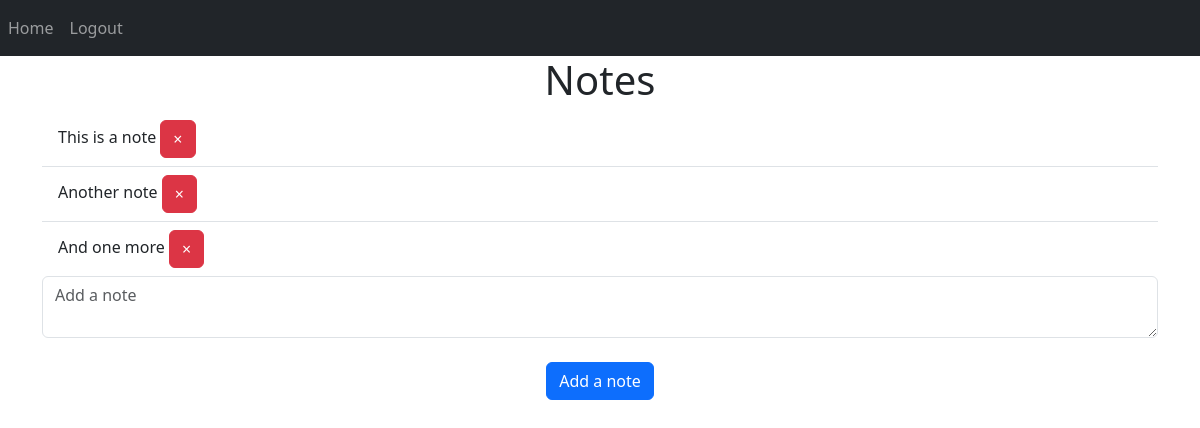
Page / (signed in) on the earlier database version.
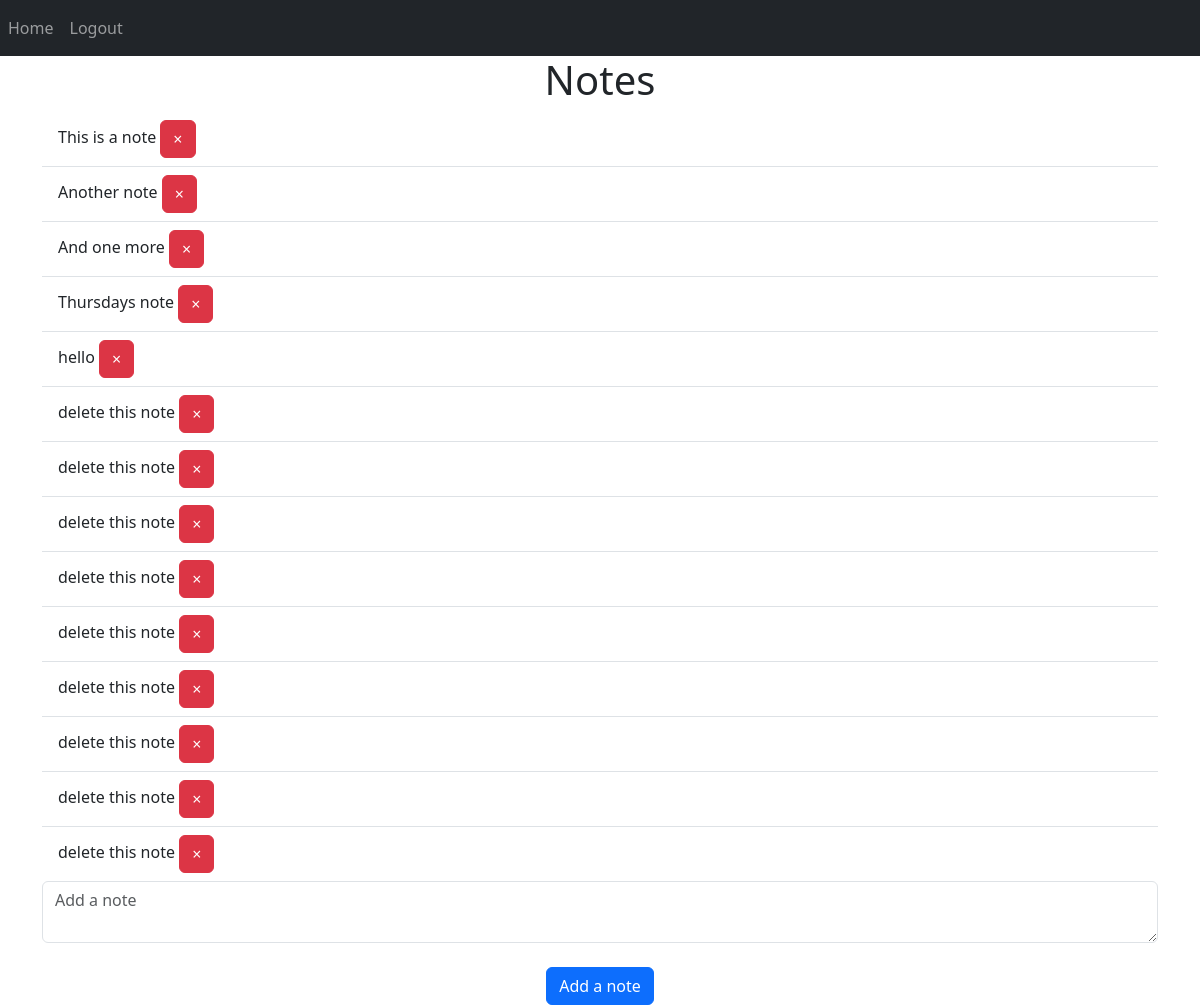
Same page on the later database version.
### website/models.py (models this page shows)
class Note(db.Model):
    id = db.Column(db.Integer, primary_key=True)
    data = db.Column(db.String(10000))
    date = db.Column(db.DateTime(timezone=True), default=func.now())
    user_id = db.Column(db.Integer, db.ForeignKey('user.id'))

### website/views.py (the view, shortened to what this page needs)
@views.route('/', methods=['GET', 'POST'])
@login_required
def index():
    return render_template('home.html', user=current_user)

### website/__init__.py (called while the page is built)
def create_app():
    app = Flask(__name__)
    app.config['SECRET_KEY'] = 'secret-key-123'
    app.config['SQLALCHEMY_DATABASE_URI'] = f'sqlite:///{DB_NAME}'
    db.init_app(app)  # Initialize the database with the Flask app.
    from .views import views
    from .auth import auth
    app.register_blueprint(views, url_prefix='/')
    app.register_blueprint(auth, url_prefix='/')
    from .models import User, Note
    with app.app_context():
        db.create_all()
    login_manager = LoginManager()
    login_manager.login_view = 'auth.login'
    login_manager.init_app(app)
    @login_manager.user_loader
    def load_user(id):
        return User.query.get(int(id))
    return app

### website/templates/home.html
{% extends "base.html" %} {% block title %}Home{% endblock %} {% block content
%}
<h1 align="center">Notes</h1>
<ul class="list-group list-group-flush" id="notes">
  {% for note in user.notes %}
  <li class="list-group-item">{{ note.data }}
    <button type="button" class="btn btn-danger" onclick="deleteNote({{ note.id }})">
      <span aria-hidden="true">&times;</span>
  </li>
  {% endfor %}
</ul>
<form method="POST">
  <textarea name="note" id="note" class="form-control" placeholder="Add a note"></textarea>
  <br />
  <div align="center">
    <button type="submit" class="btn btn-primary">Add a note</button>
  </div>
</form>
{% endblock %}

### website/templates/base.html (shortened to what this page needs)
<!DOCTYPE html>
<html lang="en">
  <head>
    <link
      href="https://cdn.jsdelivr.net/npm/bootstrap@5.3.1/dist/css/bootstrap.min.css"
      rel="stylesheet"
    />
    <link
      rel="stylesheet"
      href="https://stackpath.bootstrapcdn.com/font-awesome/4.7.0/css/font-awesome.min.css"
    />
  </head>
  <body>
    <nav class="navbar navbar-expand-lg navbar-dark bg-dark">
      <div class="collapse navbar-collapse" id="navbar">
        <div class="navbar-nav">
          {% if user.is_authenticated %}
          <a class="navbar-nav nav-link" id="home" href="/">Home</a>
          <a class="navbar-nav nav-link" id="logout" href="/logout">Logout</a>
          {% else %}
          <a class="navbar-nav nav-link" id="login" href="/login">Login</a>
          <a class="navbar-nav nav-link" id="signup" href="/sign-up">Sign up</a>
          {% endif %}
        </div>
      </div>
    </nav>
    <div class="container">{% block content %} {% endblock %}</div>
  </body>
</html>

Differences in the rows shown:
added Note: data "Thursdays note"
added Note: data "hello"
added Note: data "delete this note"
added Note: data "delete this note"
added Note: data "delete this note"
added Note: data "delete this note"
added Note: data "delete this note"
added Note: data "delete this note"
added Note: data "delete this note"
added Note: data "delete this note"
added Note: data "delete this note"
